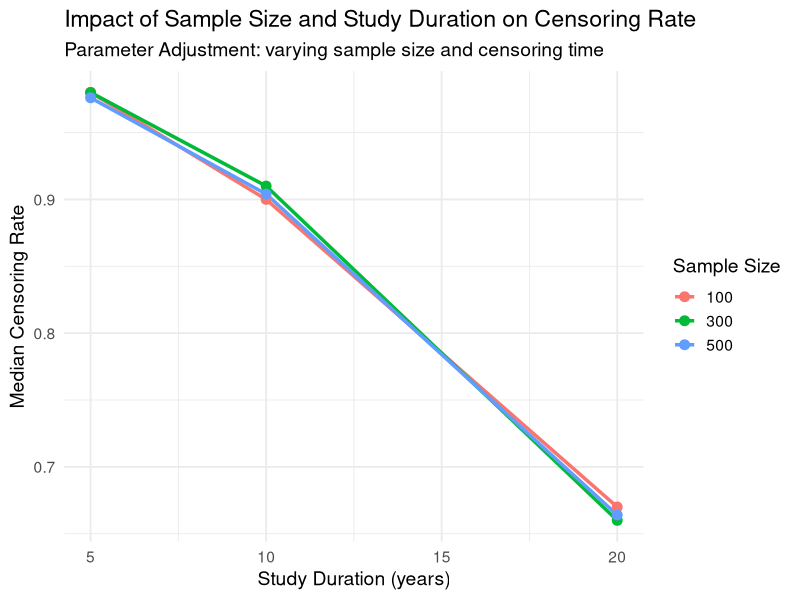

The R source for this figure: (Note: this script raises an error after producing the figure.)
# AFT Weibull Simulation with Multiple Sample Sizes and Censoring Schemes
# Model: T = T_0 * exp(η_AFT) where T_0 ~ Weibull(shape=α, scale=β)
# η_AFT = b_age * age_binary + b_smoker * smoker + b_sex * sex
# Covariates: age (0=<70, 1=≥70), smoker (0=non-smoker, 1=smoker), sex (0=female, 1=male)

# For each covariate combination, generate n_points patients from that distribution
# Then apply 3 censoring times to each dataset

###Generate the data
set.seed(3456)

# Sample sizes to generate
n_points <- c(100, 300, 500)

# Censoring times (study end dates)
time1 <- 5  # years
time2 <- 10  # years  
time3 <- 20  # years
censoring_times <- c(time1, time2, time3)

# AFT Weibull parameters
alpha <- 2.1                # Weibull shape parameter
L_med <- 8                  # Desired median lifetime for baseline group (years)
beta <- L_med / (log(2))^(1 / alpha)  # Weibull scale parameter

# AFT coefficients (for binary covariates)
b_age <- 0.02                 # Age effect 
b_smoker <- -0.5              # Smoking effect
b_sex <- 0.1                 # Sex effect

# All 8 covariate combinations, all binary covariates
generate_AFT_times_continuous <- function(n, alpha, beta, b_age, b_smoker, b_sex) {
  
  # Generate n continuous covariates for this dataset
  age_vals <- rnorm(n, mean = 70, sd = 10) # Age ~ N(70, 10)
  smoker_vals <- runif(n, 0, 1) # Smoking index ~ U(0, 1)
  sex_vals <- rbinom(n, 1, 0.5) # Binary, 0 = Female, 1 = Male (50% split)
  
  # Calculate η_AFT for *each* patient based on their unique covariates
  eta_AFT <- b_age * age_vals + b_smoker * smoker_vals + b_sex * sex_vals
  
  # Generate baseline event times
  T_0 <- rweibull(n, shape = alpha, scale = beta)
  
  # Calculate individual true event times
  points <- T_0 * exp(eta_AFT)
  
  return(list(
    age = age_vals,
    smoker = smoker_vals,
    sex = sex_vals,
    eta_AFT = eta_AFT,
    T_0 = T_0,
    points = points
  ))
}

#variable list
apply_censoring <- function(points, censoring_time) {
  time_obs <- pmin(points, censoring_time)
  event_obs <- as.numeric(points <= censoring_time)
  censoring_rate <- 1 - mean(event_obs)
  
  return(list(
    time_obs = time_obs,
    event_obs = event_obs,
    censoring_rate = censoring_rate
  ))
}



###Run simulation
datasets <- list()
metadata_summary <- data.frame()
n_datasets <- 1000

# Loop through sample sizes
for (i in 1:n_datasets) {
  n <- sample(n_points, 1)
  c_time <- sample(censoring_times, 1)
  c_name <- paste0("time", c_time)
  
  #n_points event times with covariates
  true_times <- generate_AFT_times_continuous(n, alpha, beta, b_age, b_smoker, b_sex)
  
  #base dataset with true times and unique covariates
  base_data <- data.frame(
    id = 1:n,
    age = true_times$age,
    smoker = true_times$smoker,
    sex = true_times$sex,
    eta_AFT = true_times$eta_AFT,
    T_0 = true_times$T_0,
    points = true_times$points
  )
  
  #censoring
  censored <- apply_censoring(base_data$points, c_time)
  
  #censored dataset
  censored_data <- data.frame(
    base_data,
    censoring_time = c_time,
    time_obs = censored$time_obs,
    event_obs = censored$event_obs,
    censoring_rate = censored$censoring_rate
  )
  
  #dataset name
  dataset_name <- paste0("dataset_", i)
  
  #flat structure
  datasets[[dataset_name]] <- list(
    data = censored_data,
    metadata = list(
      dataset_name = dataset_name,
      n_points = n,
      censoring_time = c_time,
      censoring_rate = censored$censoring_rate,
      alpha = alpha,
      beta = beta,
      L_med = L_med,
      b_age = b_age,
      b_smoker = b_smoker,
      b_sex = b_sex,
      mean_age = mean(true_times$age),
      mean_smoker = mean(true_times$smoker),
      mean_sex = mean(true_times$sex),
      mean_eta_AFT = mean(true_times$eta_AFT),
      mean_points = mean(base_data$points),
      median_points = median(base_data$points),
      mean_time_obs = mean(censored$time_obs),
      median_time_obs = median(censored$time_obs),
      n_events = sum(censored$event_obs),
      n_censored = sum(1 - censored$event_obs)
    )
  )
  
  #summary table
  metadata_summary <- rbind(metadata_summary, data.frame(
    dataset_name = dataset_name,
    n_points = n,
    censoring_time = c_time,
    censoring_rate = censored$censoring_rate,
    n_events = sum(censored$event_obs),
    n_censored = sum(1 - censored$event_obs),
    mean_age = mean(true_times$age),
    mean_smoker = mean(true_times$smoker),
    mean_sex = mean(true_times$sex),
    mean_eta_AFT = mean(true_times$eta_AFT),
    mean_points = mean(base_data$points),
    median_points = median(base_data$points),
    mean_time_obs = mean(censored$time_obs),
    median_time_obs = median(censored$time_obs),
    alpha = alpha,
    beta = beta,
    L_med = L_med
    # Note: 'eta_AFT' is no longer a single value, so we store its mean
  ))
}


#print num of datasets and metadata summary
cat("Total datasets generated:", length(datasets), "\n")
print("Head of metadata summary:")
head(metadata_summary)

#contians summary stats about the datasets (could ignore - was for me to make sure all made sense)
#creates 1000 datasets that includes all 8 covariate combinations
# for each dataset in datasets there are points (true values)
#time_obs (censored values)
#event_obs (is point was censored or not) 

#How to access datasets for analysis
#datasets[['dataset_name']] will give you the dataset
#censored points are found with datasets[['dataset_name']]$data$time_obs
#true points are found with datasets[['dataset_name']]$data$points
#find all datasets with names(datasets)



###Parameter Adjustment
library(dplyr)
library(ggplot2)

#median censoring_rate from different censoring_time and sample size
parameter_summary <- metadata_summary %>%
  group_by(n_points, censoring_time) %>%
  summarise(
    median_censoring_rate = median(censoring_rate),
    median_time_obs = median(median_time_obs),
    .groups = "drop"
  )
print(parameter_summary)

#ggplot for the parameters
ggplot(parameter_summary, aes(x = censoring_time, 
                              y = median_censoring_rate, 
                              color = factor(n_points))) +
  geom_line(linewidth = 1.2) +
  geom_point(size = 3) +
  labs(
    title = "Impact of Sample Size and Study Duration on Censoring Rate",
    subtitle = "Parameter Adjustment: varying sample size and censoring time",
    x = "Study Duration (years)",
    y = "Median Censoring Rate",
    color = "Sample Size"
  ) +
  theme_minimal(base_size = 14)



###Model Comparison
library(survival)
library(purrr)

all_predictions <- list()

for (dname in names(datasets)) {
  dat <- datasets[[dname]]$data
  
  # Skip dataset if too few events
  if (sum(dat$event_obs) < 5) next
  
  # Train & Test set split
  set.seed(123)
  train_idx <- sample(1:nrow(dat), 0.7 * nrow(dat))
  train_data <- dat[train_idx, ]
  test_data <- dat[-train_idx, ]
  
  # Weibull AFT Model & Median Survival Time
  aft_fit <- survreg(Surv(time_obs, event_obs) ~ age + smoker + sex, 
                     data = train_data, dist = "weibull")
  aft_median_pred <- tryCatch(predict(aft_fit, newdata = test_data, type = "response"),
                              error = function(e) {rep(NA, nrow(test_data))})
  
  # Cox Model & Median Survival Time
  get_median_surv <- function(model, new_data_row) {fit <- survfit(model, newdata = new_data_row)
                      median_time <- summary(fit)$table["median"]
                      if (is.null(median_time) || is.na(median_time)) {
                        return(NA)}
                      return(unname(median_time))}
  
  cox_fit <- coxph(Surv(time_obs, event_obs) ~ age + smoker + sex, data = train_data)
  cox_median_pred <- tryCatch({purrr::map_dbl(1:nrow(test_data), 
                                              ~ get_median_surv(cox_fit, test_data[.x, , drop = FALSE]))}, error = function(e) {
                                                rep(NA, nrow(test_data))})
  
  # Naive Model & Median Survival Time
  naive_fit <- lm(time_obs ~ age + smoker + sex, data = train_data)
  naive_median_pred <- tryCatch(predict(naive_fit, newdata = test_data),
                                error = function(e) {rep(NA, nrow(test_data))})
  
  # All the predicted median value in here
  prediction_results <- test_data %>%
    dplyr::select(time_obs, event_obs, age, smoker, sex) %>%
    mutate(
      dataset = dname,
      n_points = datasets[[dname]]$metadata$n_points,
      censoring_time = datasets[[dname]]$metadata$censoring_time,
      aft_median_pred = aft_median_pred,
      cox_median_pred = cox_median_pred,
      naive_median_pred = naive_median_pred
    )
  
  all_predictions[[dname]] <- prediction_results
  print(all_predictions[[dname]])
}

# for further evaluation, the hate y is included in the [prediction_results]
# the real y for comparing in the test set named [test_data].
# hate y is predicted median values from these three model: AFT/COX/NATIVE
# some cox_median_pred is NA, due to the survival probability doesn't dip below 0.5 within the observed time frame of the Kaplan-Meier curve.
# thus, we can know that the Cox model does not cover all scenarios (returns NA). 
# in terms of predicting median time, while the AFT model can (always returns a number)- better in survival analysis.
